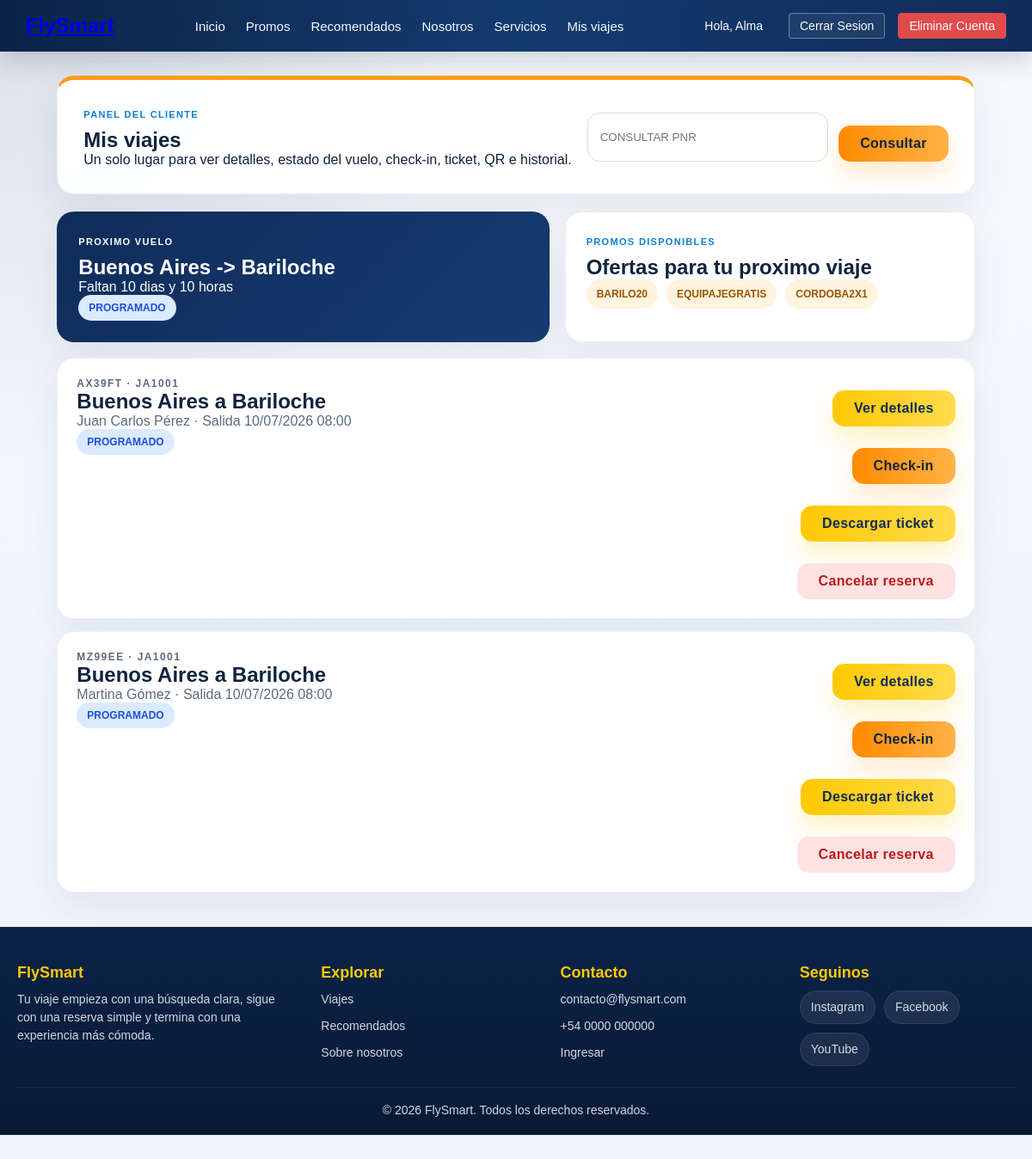
The page /consultas/reservas/mis_viajes.php (signed in) on the database its author committed.
### tables this page shows
CREATE TABLE `vuelos` (
  `id_vuelo` int(11) NOT NULL AUTO_INCREMENT,
  `numero_vuelo` varchar(20) NOT NULL,
  `id_avion` int(11) NOT NULL,
  `origen_iata` varchar(3) NOT NULL,
  `destino_iata` varchar(3) NOT NULL,
  `fecha_salida` datetime NOT NULL,
  `fecha_llegada` datetime NOT NULL,
  `precio_base_vuelo` decimal(10,2) NOT NULL,
  `estado_vuelo` varchar(20) NOT NULL,
  PRIMARY KEY (`id_vuelo`),
  KEY `id_avion` (`id_avion`),
  KEY `origen_iata` (`origen_iata`),
  KEY `destino_iata` (`destino_iata`),
  CONSTRAINT `fk_vuelos_avion` FOREIGN KEY (`id_avion`) REFERENCES `aviones` (`id_avion`),
  CONSTRAINT `fk_vuelos_destino` FOREIGN KEY (`destino_iata`) REFERENCES `aeropuertos` (`codigo_iata`),
  CONSTRAINT `fk_vuelos_origen` FOREIGN KEY (`origen_iata`) REFERENCES `aeropuertos` (`codigo_iata`)
);

CREATE TABLE `compras_ordenes` (
  `id_orden` int(11) NOT NULL AUTO_INCREMENT,
  `id_cliente` int(11) NOT NULL,
  `fecha_compra` datetime NOT NULL,
  `monto_total_pagado` decimal(10,2) NOT NULL,
  `id_metodo_pago` int(11) NOT NULL,
  PRIMARY KEY (`id_orden`),
  KEY `id_cliente` (`id_cliente`),
  KEY `id_metodo_pago` (`id_metodo_pago`),
  CONSTRAINT `fk_ordenes_cliente` FOREIGN KEY (`id_cliente`) REFERENCES `clientes` (`id_cliente`),
  CONSTRAINT `fk_ordenes_pago` FOREIGN KEY (`id_metodo_pago`) REFERENCES `metodos_pago` (`id_metodo_pago`)
);

CREATE TABLE `tickets_detalle` (
  `id_ticket` int(11) NOT NULL AUTO_INCREMENT,
  `id_orden` int(11) NOT NULL,
  `id_vuelo` int(11) NOT NULL,
  `id_pasajero` int(11) NOT NULL,
  `numero_asiento` varchar(10) DEFAULT NULL,  
  `id_plan` int(11) NOT NULL,
  `codigo_reserva_pnr` varchar(6) NOT NULL,
  `precio_tramo_pagado` decimal(10,2) NOT NULL,
  PRIMARY KEY (`id_ticket`),
  KEY `id_orden` (`id_orden`),
  KEY `id_vuelo` (`id_vuelo`),
  KEY `id_pasajero` (`id_pasajero`),
  KEY `id_plan` (`id_plan`),
  CONSTRAINT `fk_tickets_orden` FOREIGN KEY (`id_orden`) REFERENCES `compras_ordenes` (`id_orden`) ON DELETE CASCADE,
  CONSTRAINT `fk_tickets_pasajero` FOREIGN KEY (`id_pasajero`) REFERENCES `pasajeros` (`id_pasajero`),
  CONSTRAINT `fk_tickets_plan` FOREIGN KEY (`id_plan`) REFERENCES `planes_tarifas` (`id_plan`),
  CONSTRAINT `fk_tickets_vuelo` FOREIGN KEY (`id_vuelo`) REFERENCES `vuelos` (`id_vuelo`)
);

CREATE TABLE `aeropuertos` (
  `codigo_iata` varchar(3) NOT NULL,
  `nombre` varchar(100) NOT NULL,
  `ciudad` varchar(100) NOT NULL,
  `pais` varchar(100) NOT NULL,
  PRIMARY KEY (`codigo_iata`)
);

CREATE TABLE `pasajeros` (
  `id_pasajero` int(11) NOT NULL AUTO_INCREMENT,
  `tipo_documento` varchar(20) NOT NULL,
  `numero_documento` varchar(50) NOT NULL,
  `nombre` varchar(100) NOT NULL,
  `apellido` varchar(100) NOT NULL,
  `fecha_nacimiento` date NOT NULL,
  `asistencia_especial` tinyint(1) DEFAULT 0,
  `detalles_medicos` text DEFAULT NULL,
  PRIMARY KEY (`id_pasajero`),
  UNIQUE KEY `numero_documento` (`numero_documento`)
);

### consultas/reservas/mis_viajes.php (the view, shortened to what this page needs)
<?php
require_once '../../config/conexion.php';
include_once '../../includes/header.php';
$idCliente = $_SESSION['usuario_id'] ?? null;
$tickets = [];
$proximo = null;
function estadoClaseReserva(string $estado): string {
    $estado = strtolower($estado);
    return 'status-scheduled';
}
if ($idCliente) {
    $stmt = $pdo->prepare("
        SELECT td.codigo_reserva_pnr, td.numero_asiento, v.numero_vuelo, v.estado_vuelo, v.fecha_salida, v.fecha_llegada,
               origen.ciudad AS origen_ciudad, origen.codigo_iata AS origen_iata,
               destino.ciudad AS destino_ciudad, destino.codigo_iata AS destino_iata,
               p.nombre, p.apellido, co.fecha_compra
        FROM compras_ordenes co
        INNER JOIN tickets_detalle td ON td.id_orden = co.id_orden
        INNER JOIN vuelos v ON v.id_vuelo = td.id_vuelo
        INNER JOIN aeropuertos origen ON origen.codigo_iata = v.origen_iata
        INNER JOIN aeropuertos destino ON destino.codigo_iata = v.destino_iata
        INNER JOIN pasajeros p ON p.id_pasajero = td.id_pasajero
        WHERE co.id_cliente = :id_cliente
        ORDER BY v.fecha_salida ASC
    ");
    $stmt->execute(['id_cliente' => $idCliente]);
    $tickets = $stmt->fetchAll(PDO::FETCH_ASSOC);
    foreach ($tickets as $ticket) {
        if (strtotime($ticket['fecha_salida']) >= time() && strtolower($ticket['estado_vuelo']) !== 'cancelado') {
            $proximo = $ticket;
            break;
        }
    }
}
?>
<main class="reservation-page">
    <section class="client-panel-hero">
        <div>
            <p class="eyebrow">Panel del cliente</p>
            <h1>Mis viajes</h1>
            <p>Un solo lugar para ver detalles, estado del vuelo, check-in, ticket, QR e historial.</p>
        </div>
        <form action="ver_reserva.php" method="GET" class="reservation-search compact-search">
            <input type="text" name="pnr" maxlength="6" placeholder="Consultar PNR" required>
            <button type="submit" class="btn-next btn-orange">Consultar</button>
        </form>
    </section>
    <?php if (!$idCliente): ?>
        <section class="reservation-card reservation-empty">
            <h2>Inicia sesion para ver tus viajes</h2>
            <p>Sin iniciar sesion podes buscar vuelos, ver destinos, consultar un PNR y ver promociones. Para historial, check-in y tickets necesitas tu cuenta.</p>
            <a href="../login/login.php" class="btn-next btn-orange">Iniciar sesion</a>
        </section>
    <?php else: ?>
        <section class="dashboard-grid">
            <article class="dashboard-card next-flight-card">
                <p class="eyebrow">Proximo vuelo</p>
                <?php if ($proximo): ?>
                    <?php $faltan = max(0, strtotime($proximo['fecha_salida']) - time()); ?>
                    <h2><?= htmlspecialchars($proximo['origen_ciudad'] . ' -> ' . $proximo['destino_ciudad'], ENT_QUOTES, 'UTF-8') ?></h2>
                    <p>Faltan <?= floor($faltan / 86400) ?> dias y <?= floor(($faltan % 86400) / 3600) ?> horas</p>
                    <span class="status-pill <?= estadoClaseReserva($proximo['estado_vuelo']) ?>"><?= htmlspecialchars($proximo['estado_vuelo'], ENT_QUOTES, 'UTF-8') ?></span>
                <?php else: ?>
                    <h2>No tenes vuelos futuros</h2>
                    <p>Cuando compres un vuelo, va a aparecer aca.</p>
                <?php endif; ?>
            </article>
            <article class="dashboard-card">
                <p class="eyebrow">Promos disponibles</p>
                <h2>Ofertas para tu proximo viaje</h2>
                <div class="mini-promo-list">
                    <a href="../proceso_compra/vuelos.php?destino=BRC&pasajeros=1&codigo_promo=BARILO20">BARILO20</a>
                    <a href="../proceso_compra/vuelos.php?pasajeros=1&codigo_promo=EQUIPAJEGRATIS">EQUIPAJEGRATIS</a>
                    <a href="../proceso_compra/vuelos.php?destino=COR&pasajeros=2&codigo_promo=CORDOBA2X1">CORDOBA2X1</a>
                </div>
            </article>
        </section>
        <?php if (empty($tickets)): ?>
            <section class="reservation-card reservation-empty">
                <h2>Todavia no tenes vuelos comprados</h2>
                <p>Cuando finalices una reserva, va a aparecer en esta seccion.</p>
                <a href="../../index.php#buscador" class="btn-next">Buscar vuelos</a>
            </section>
        <?php else: ?>
            <section class="history-list">
                <?php foreach ($tickets as $ticket): ?>
                    <?php $cancelable = strtotime($ticket['fecha_salida']) > time() && strtolower($ticket['estado_vuelo']) !== 'cancelado'; ?>
                    <article class="history-item travel-action-card">
                        <div>
                            <p class="ticket-label"><?= htmlspecialchars($ticket['codigo_reserva_pnr'], ENT_QUOTES, 'UTF-8') ?> · <?= htmlspecialchars($ticket['numero_vuelo'], ENT_QUOTES, 'UTF-8') ?></p>
                            <h2><?= htmlspecialchars($ticket['origen_ciudad'], ENT_QUOTES, 'UTF-8') ?> a <?= htmlspecialchars($ticket['destino_ciudad'], ENT_QUOTES, 'UTF-8') ?></h2>
                            <p><?= htmlspecialchars($ticket['nombre'] . ' ' . $ticket['apellido'], ENT_QUOTES, 'UTF-8') ?> · Salida <?= date('d/m/Y H:i', strtotime($ticket['fecha_salida'])) ?></p>
                            <span class="status-pill <?= estadoClaseReserva($ticket['estado_vuelo']) ?>"><?= htmlspecialchars($ticket['estado_vuelo'], ENT_QUOTES, 'UTF-8') ?></span>
                        </div>
                        <div class="history-actions action-grid">
                            <a href="ver_reserva.php?pnr=<?= urlencode($ticket['codigo_reserva_pnr']) ?>" class="btn-next">Ver detalles</a>
                            <a href="checkin.php?pnr=<?= urlencode($ticket['codigo_reserva_pnr']) ?>" class="btn-next btn-orange">Check-in</a>
                            <a href="pasaje.php?pnr=<?= urlencode($ticket['codigo_reserva_pnr']) ?>" class="btn-next">Descargar ticket</a>
                            <?php if ($cancelable): ?>
                                <a href="cancelar_reserva.php?pnr=<?= urlencode($ticket['codigo_reserva_pnr']) ?>" class="btn-next btn-danger-action">Cancelar reserva</a>
                            <?php endif; ?>
                        </div>
                    </article>
                <?php endforeach; ?>
            </section>
        <?php endif; ?>
    <?php endif; ?>
</main>
<?php include_once '../../includes/footer.php'; ?>
</body>
</html>

### Aerolinea/css/estilos.css (style rules this page uses)
:root { --primary-color: #0f2c59; --secondary-color: #00a896; --orange-color: #ff9f1c; --light-bg: #f4f6f9; --dark-text: #333; }
* { box-sizing: border-box; margin: 0; padding: 0; font-family: sans-serif; }
body { background-color: var(--light-bg); color: var(--dark-text); padding-bottom: 50px; }
.btn-next { background-color: var(--secondary-color); color: white; border: none; padding: 12px 25px; font-size: 16px; border-radius: 4px; cursor: pointer; display: inline-block; text-decoration: none; text-align: center; margin-top: 15px; }
body { font-family: "Segoe UI", "Trebuchet MS", Arial, sans-serif; background: radial-gradient(circle at top left, rgba(15, 44, 89, 0.12), transparent 30%), linear-gradient(180deg, #f7f9fc 0%, #eef4fb 100%); color: #10233f; }
.eyebrow { display: inline-flex; align-items: center; gap: 8px; text-transform: uppercase; letter-spacing: 0.12em; font-size: 11px; color: #0d7fd4; font-weight: 800; margin-bottom: 10px; }
.btn-next { background: linear-gradient(90deg, #fec901, #ffdb4d); color: #0f2c59; border-radius: 14px; box-shadow: 0 14px 30px rgba(254, 201, 1, 0.25); font-weight: 900; letter-spacing: 0.02em; }
html, body { min-height: 100%; }
body { min-height: 100vh; display: flex; flex-direction: column; }

### css/reservas.css (style rules this page uses)
.reservation-tools, .reservation-page { max-width: 1240px; margin: 0 auto 40px; padding: 0 20px; }
.reservation-tool, .reservation-card, .ticket-summary, .history-item, .boarding-pass { background: rgba(255, 255, 255, 0.96); border: 1px solid rgba(15, 44, 89, 0.08); border-radius: 20px; box-shadow: 0 18px 45px rgba(15, 44, 89, 0.08); }
.reservation-tool p, .reservation-card p, .ticket-details p, .history-item p, .boarding-qr p { color: #5c6b7e; }
.reservation-form, .reservation-search { display: flex; gap: 12px; flex-wrap: wrap; margin-top: 18px; }
.reservation-form input, .reservation-search input { flex: 1; min-width: 220px; min-height: 48px; padding: 12px 14px; border: 1px solid #d4ddeb; border-radius: 14px; text-transform: uppercase; }
.btn-orange { background: linear-gradient(90deg, #ff8a00, #ffb347); color: #10233f; box-shadow: 0 14px 30px rgba(255, 159, 28, 0.22); }
.reservation-page { margin-top: 28px; }
.ticket-label { font-size: 12px; text-transform: uppercase; letter-spacing: 0.12em; font-weight: 800; }
.status-pill { display: inline-flex; align-items: center; width: fit-content; padding: 8px 12px; border-radius: 999px; background: #fff4df; color: #9a5400; font-size: 12px; font-weight: 900; text-transform: uppercase; }
.history-list { display: grid; gap: 14px; }
.history-item { display: grid; grid-template-columns: 1fr auto; gap: 18px; padding: 22px; }
.history-actions { display: flex; flex-direction: column; align-items: flex-end; gap: 10px; }
.status-scheduled { background: #dbeafe; color: #1d4ed8; }
.client-panel-hero, .dashboard-card, .promo-applied-card { background: rgba(255, 255, 255, 0.96); border: 1px solid rgba(15, 44, 89, 0.08); border-radius: 20px; box-shadow: 0 18px 45px rgba(15, 44, 89, 0.08); }
.client-panel-hero { display: grid; grid-template-columns: minmax(0, 1fr) minmax(280px, 420px); gap: 18px; align-items: center; padding: 30px; margin-bottom: 20px; border-top: 5px solid #ff9f1c; }
.compact-search { margin-top: 0; }
.dashboard-grid { display: grid; grid-template-columns: 1.2fr 1fr; gap: 18px; margin-bottom: 18px; }
.dashboard-card { padding: 24px; }
.next-flight-card { background: linear-gradient(135deg, #0f2c59, #163c73); color: #fff; }
.next-flight-card h2, .next-flight-card p { color: #fff; }
.mini-promo-list, .action-grid { display: flex; flex-wrap: wrap; gap: 10px; }
.mini-promo-list a { padding: 10px 12px; border-radius: 999px; background: #fff4df; color: #9a5400; text-decoration: none; font-weight: 800; font-size: 12px; }
.travel-action-card { transition: transform 0.2s ease, box-shadow 0.2s ease; }
.btn-danger-action { background: #fee2e2; color: #b91c1c; box-shadow: none; }

### rows shown on the page
vuelos: estado_vuelo "PROGRAMADO"
compras_ordenes: tickets_detalle.codigo_reserva_pnr "AX39FT", vuelos.numero_vuelo "JA1001", aeropuertos.ciudad "Buenos Aires", aeropuertos.ciudad "Bariloche", pasajeros.nombre+apellido "Juan Carlos Pérez", vuelos.fecha_salida "10/07/2026 08:00", vuelos.estado_vuelo "PROGRAMADO"
compras_ordenes: tickets_detalle.codigo_reserva_pnr "MZ99EE", vuelos.numero_vuelo "JA1001", aeropuertos.ciudad "Buenos Aires", aeropuertos.ciudad "Bariloche", pasajeros.nombre+apellido "Martina Gómez", vuelos.fecha_salida "10/07/2026 08:00", vuelos.estado_vuelo "PROGRAMADO"

### other values the page prints
$_SESSION['usuario_nombre'] "Alma"
$proximo['origen_ciudad'] . ' -> ' . $proximo['destino_ciudad'] "Buenos Aires -> Bariloche"
